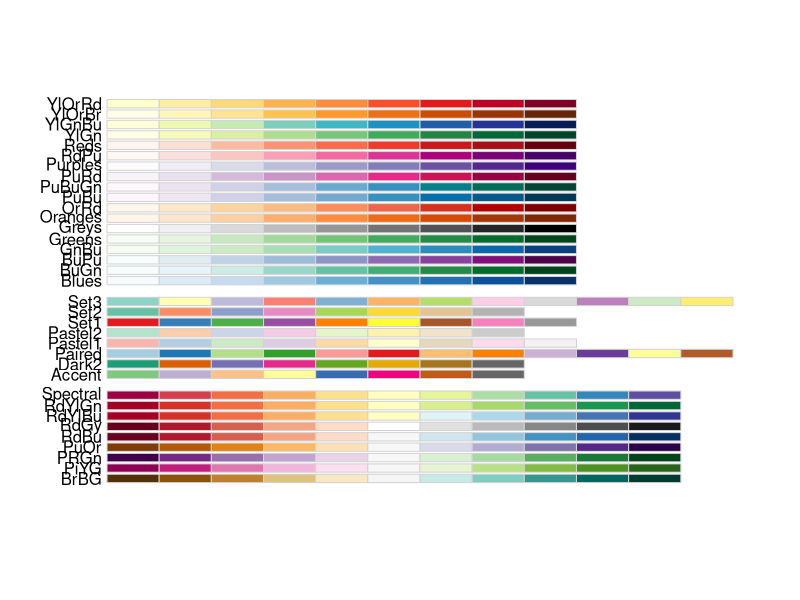
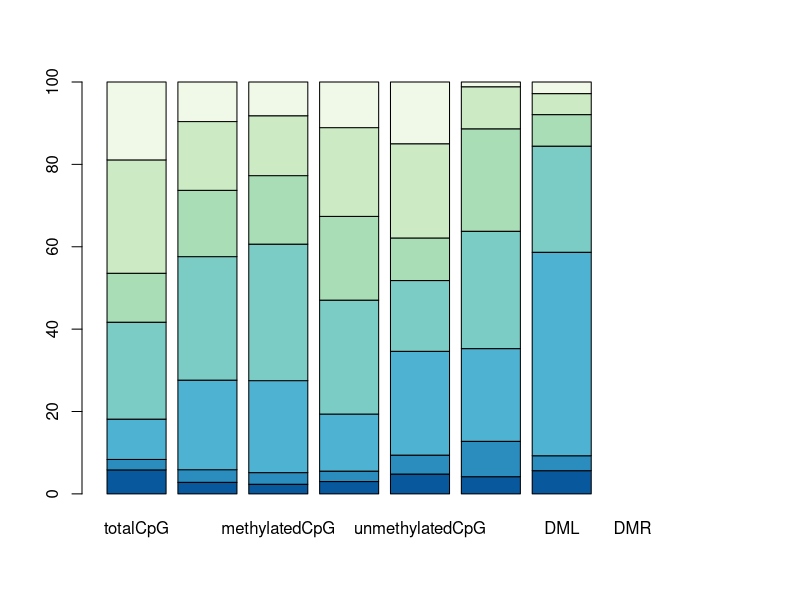
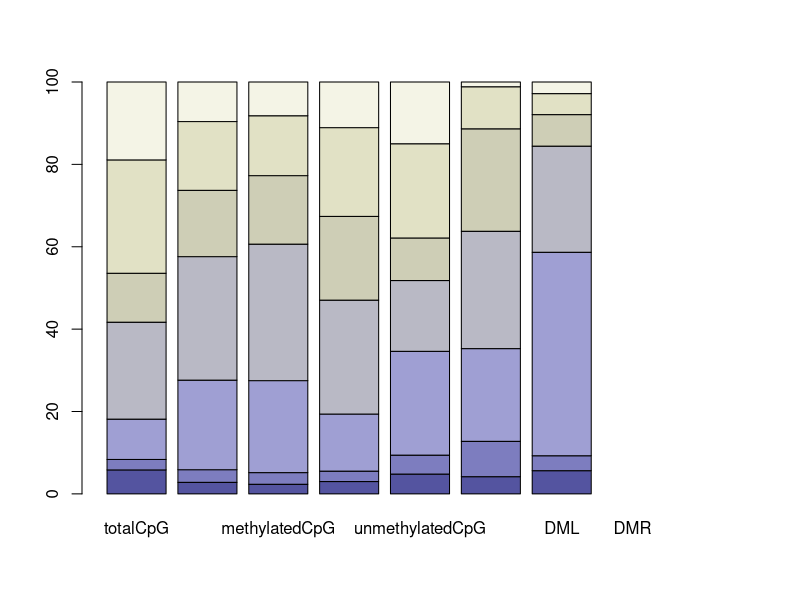
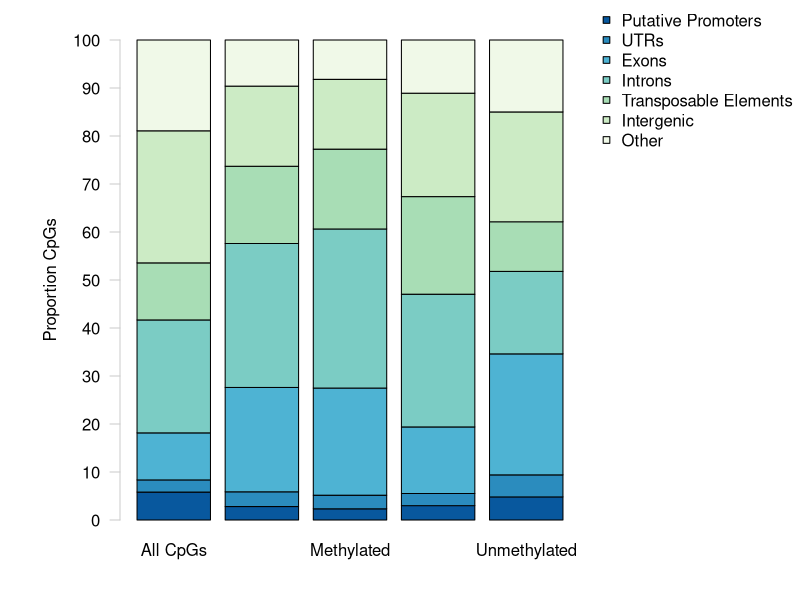
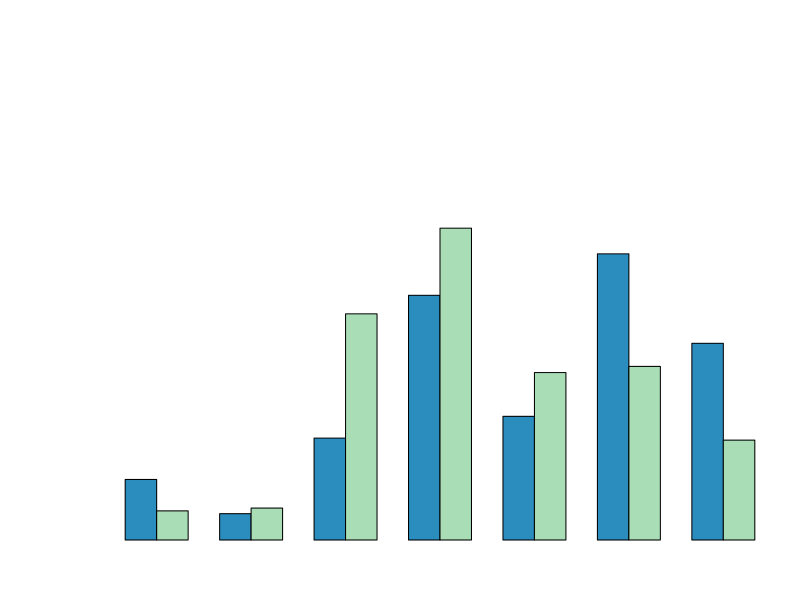

Recreate these plots in R, in order. (Note: this script raises an error after producing the figures.)
## ---- chunk 1
knitr::opts_chunk$set(echo = TRUE)
## ---- chunk 2
#install.packages("RColorBrewer")
require(RColorBrewer) #Load RColorBrewer

#install.packages("dichromat")
require(dichromat)
## ---- chunk 3
sessionInfo()
## ---- chunk 4
overlapData <- read.csv("2019-01-15-Overlap-Proportions.csv", header = TRUE)
rownames(overlapData) <- overlapData$genomicFeature #Set genomic feature indication and rownames
overlapData <- overlapData[,-1] #Remove genomic feature indication column
head(overlapData) #Confirm import
## ---- chunk 5
proportionData <- overlapData #Copy overlap data as a new dataframe
nLength <- length(proportionData$totalCpG) #Count number of rows
for(i in 1:nLength) {
  proportionData[8,i] <- sum(proportionData[,i], na.rm = TRUE)
} #Count the total number of entries for each column
tail(proportionData) #Confirm changes
## ---- chunk 6
nLength <- length(proportionData$totalCpG) #Count number of rows
for(i in 1:nLength) {
  proportionData[i,] <- (proportionData[i,]/proportionData[8,])*100
} #Divide each column of proportionData by respective totalLines entry. Multiply by 100 and and save the percentage
tail(proportionData) #Confirm changes
## ---- chunk 7
proportionData <- proportionData[-8,] #Remove totalLines row
tail(proportionData) #Confirm changes
## ---- chunk 8
totalVersusEnriched <- overlapData[, 1:2] #Subset data for statistical testing
head(totalVersusEnriched) #Confirm changes
## ---- chunk 9
totalVersusEnrichedTest <- chisq.test(t(totalVersusEnriched)) #Conduct a chi-squared test
totalVersusEnrichedTest #The distribution of enriched CpGs from MBD is different from the distribution of all CG motifs in the C. virginica genome
## ---- chunk 10
totalVersusEnrichedTest$observed #Look at observed valules
totalVersusEnrichedTest$expected #Look at expected values
totalVersusEnrichedTest$residuals #Look at residuals
## ---- chunk 11
totalVersusMethylated <- overlapData[, c(1,3)] #Subset data for statistical testing
head(totalVersusMethylated) #Confirm changes
## ---- chunk 12
totalVersusMethylatedTest <- chisq.test(t(totalVersusMethylated)) #Conduct a chi-squared test
totalVersusMethylatedTest #The distribution of methylated CpGs is significantly different from all CpG
## ---- chunk 13
enrichedVersusMethylated <- overlapData[, 2:3] #Subset data for statistical testing
head(enrichedVersusMethylated) #Confirm changes
## ---- chunk 14
enrichedVersusMethylatedTest <- chisq.test(t(enrichedVersusMethylated)) #Conduct a chi-squared test
enrichedVersusMethylatedTest #The distribution of methylated CpGs is significantly different from CpGs enriched by MBD
## ---- chunk 15
allMethylationCategories <- overlapData[, 2:5] #Subset data for statistical testing
head(allMethylationCategories) #Confirm changes
## ---- chunk 16
allMethylationCategoriesTest <- chisq.test(t(allMethylationCategories)) #Conduct a chi-squared test
allMethylationCategoriesTest #The distributions differ from eachother.
## ---- chunk 17
enrichedVersusDML <- overlapData[,c(2,6)] #Subset data for statistical testing
head(enrichedVersusDML) #Confirm changes
## ---- chunk 18
enrichedVersusDMLTest <- chisq.test(t(enrichedVersusDML)) #Conduct a chi-squared test
enrichedVersusDMLTest #The distribution of DML is significantly different from methylated CpGs.
## ---- chunk 19
methylatedVersusDML <- overlapData[,c(3,7)] #Subset data for statistical testing
head(methylatedVersusDML) #Confirm changes
## ---- chunk 20
methylatedVersusDMLTest <- chisq.test(t(methylatedVersusDML)) #Conduct a chi-squared test
methylatedVersusDMLTest #The distribution of DML is significantly different from methylated CpGs.
## ---- chunk 21
RColorBrewer::display.brewer.all() #Show all RColorBrewer palettes. I will choose greens.
plotColors <- rev(RColorBrewer::brewer.pal(7, "GnBu")) #Create a color palette for the barplots. Use 5 green-blue shades from RColorBrewer. Reverse theorder so the darkest shade is used first.
barplot(t(t(proportionData)),
        col = plotColors) #See what plot looks like with new scheme
barplot(t(t(proportionData)),
        col = dichromat(plotColors)) #Check that the plot colors will be easy to interpret for those with color blindess
## ---- chunk 22
allCpGCategories <- proportionData[,1:5] #Subset data
tail(allCpGCategories) #Confirm subset
## ---- chunk 23
#pdf("2019-04-10-All-CpG-Categories.pdf", height = 8.5, width = 11)
par(mar = c(3,5,1,1), oma = c(1, 1, 1, 10)) #Change figure boundaries

barplot(t(t(allCpGCategories)),
        axes = FALSE, 
        names.arg = c("All CpGs", "MBD-Enriched", "Methylated", "Sparsely Methylated", "Unmethylated"),
        ylim = c(0,100),
        col = plotColors) #Create a stacked barplot. Use axes = FALSE to remove the y-axis and names.arg to set labels on the x-axis.
axis(side = 2, at = seq(0, 100, by = 10), las = 2, col = "grey80")
mtext(side = 2, "Proportion CpGs", line = 3) #Add y-axis label

par(fig = c(0, 1, 0, 1), oma = c(0, 0, 0, 0), mar = c(0, 0, 0, 0), new = TRUE) #Create new plot
plot(0, 0, type = "n", bty = "n", xaxt = "n", yaxt = "n") #Add new plot on top of current plot
legend("topright",
       xpd = TRUE,
       legend = c("Putative Promoters", "UTRs", "Exons", "Introns", "Transposable Elements", "Intergenic", "Other"),
       pch = 22, 
        col = "black", 
        pt.bg = plotColors,
       bty = "n") #Place a legend in the top right of the figure with no box
#dev.off()
## ---- chunk 24
totalVersusEnrichedProportions <- proportionData[,1:2] #Subset data
head(totalVersusEnrichedProportions) #Confirm subset
## ---- chunk 25
#pdf("2019-04-10-Total-Versus-Enriched-CpGs.pdf", height = 8.5, width = 11)
par(mar = c(3,5,1,1)) #Change figure boundaries
barplot(t(totalVersusEnrichedProportions),
        beside = TRUE,
        axes = FALSE, 
        names.arg = c("Exons", "Introns", "TE", "Promoters", "Other"),
        col = c(plotColors[2], plotColors[5]),
        ylim = c(0,50)) #Create a grouped barplot (beside = TRUE) using a transposed version of the proportion data. Use axes = FALSE to remove the y-axis and names.arg to set labels on the x-axis.
axis(side = 2, at = seq(0, 100, by = 5), las = 2, col = "grey80")
mtext(side = 2, "Proportion CpGs", line = 3) #Add y-axis label
legend("topright", 
       legend = c("All CpGs", "MBD-Enriched"),
       pch = 16,
       col = c(plotColors[2], plotColors[5]),
       bty = "n") #Place a legend in the top right of the figure with no box
#dev.off()
## ---- chunk 26
allCpGVersusMethylated <- proportionData[,c(1,3,6)] #Subset data
head(allCpGVersusMethylated) #Confirm subset
## ---- chunk 27
#pdf("2019-04-10-All-CpGs-Versus-Methylated-CpGs.pdf", height = 8.5, width = 11)
par(mar = c(3,5,1,1), oma = c(1, 1, 1, 15)) #Change figure boundaries

barplot(t(t(allCpGVersusMethylated)),
        axes = FALSE, 
        names.arg = c("All CpGs", "Methylated CpGs", "Methylation Islands"),
        cex.names = 1.5,
        ylim = c(0,100),
        col = plotColors) #Create a stacked barplot. Use axes = FALSE to remove the y-axis and names.arg to set labels on the x-axis.
axis(side = 2, at = seq(0, 100, by = 10), las = 2, col = "grey80", cex.axis = 1.2)
mtext(side = 2, "Proportion Overlap", line = 3, cex = 1.5) #Add y-axis label

par(fig = c(0, 1, 0, 1), oma = c(0, 0, 0, 0), mar = c(0, 0, 0, 0), new = TRUE) #Create new plot
plot(0, 0, type = "n", bty = "n", xaxt = "n", yaxt = "n") #Add new plot on top of current plot
legend("topright",
       xpd = TRUE,
       legend = c("Putative Promoters", "UTRs", "Exons", "Introns", "Transposable Elements", "Intergenic", "Other"),
       pch = 22, 
        col = "black", 
        pt.bg = plotColors,
       bty = "n",
       cex = 1.5) #Place a legend in the top right of the figure with no box
#dev.off()
## ---- chunk 28
enrichedVersusMethylatedProportions <- proportionData[,2:3] #Subset data
head(enrichedVersusMethylatedProportions) #Confirm subset
## ---- chunk 29
#pdf("2019-04-10-Total-Versus-Methylated-CpGs.pdf", height = 8.5, width = 11)
par(mar = c(3,5,1,1)) #Change figure boundaries
barplot(t(enrichedVersusMethylatedProportions), 
        beside = TRUE, 
        axes = FALSE, 
        names.arg = c("Exons", "Introns", "TE", "Promoters", "Other"),
        col = c(plotColors[2], plotColors[5]),
        ylim = c(0,50)) #Create a grouped barplot (beside = TRUE) using a transposed version of the proportion data. Use axes = FALSE to remove the y-axis and names.arg to set labels on the x-axis.
axis(side = 2, at = seq(0, 50, by = 5), las = 2, col = "grey80")
mtext(side = 2, "Proportion CpGs", line = 3) #Add y-axis label
legend("topright", 
       legend = c("MBD-Enriched", "Methylated"),
       pch = 16,
       col = c(plotColors[2], plotColors[5]),
       bty = "n") #Place a legend in the top right of the figure with no box
#dev.off()
## ---- chunk 30
allMethylationCategoriesProportions <- proportionData[,2:5] #Subset data
head(allMethylationCategoriesProportions) #Confirm subset
## ---- chunk 31
#pdf("2019-04-10-All-Methylation-Categories.pdf", height = 8.5, width = 11)
par(mar = c(3,5,1,1), oma = c(1, 1, 1, 10)) #Change figure boundaries

barplot(t(t(allMethylationCategoriesProportions)),
        axes = FALSE, 
        names.arg = c("MBD-Enriched", "Methylated", "Sparsely Methylated", "Unmethylated"),
        ylim = c(0,100),
        col = plotColors) #Create a stacked barplot. Use axes = FALSE to remove the y-axis and names.arg to set labels on the x-axis.
axis(side = 2, at = seq(0, 100, by = 10), las = 2, col = "grey80")
mtext(side = 2, "Proportion CpGs", line = 3) #Add y-axis label

par(fig = c(0, 1, 0, 1), oma = c(0, 0, 0, 0), mar = c(0, 0, 0, 0), new = TRUE) #Create new plot
plot(0, 0, type = "n", bty = "n", xaxt = "n", yaxt = "n") #Add new plot on top of current plot
legend("topright",
       xpd = TRUE,
       legend = c("Putative Promoters", "UTRs", "Exons", "Introns", "Transposable Elements", "Intergenic", "Other"),
       pch = 22, 
        col = "black", 
        pt.bg = plotColors,
       bty = "n") #Place a legend in the top right of the figure with no box
#dev.off()
## ---- chunk 32
enrichedVersusDMLProportions <- proportionData[,c(2,7)] #Subset data
head(enrichedVersusDMLProportions) #Confirm subset
## ---- chunk 33
#pdf("2019-04-10-Enriched-Versus-DML.pdf", height = 8.5, width = 11)
par(mar = c(3,5,1,1), oma = c(1, 1, 1, 15)) #Change figure boundaries

barplot(t(t(enrichedVersusDMLProportions)), 
        axes = FALSE, 
        names.arg = c("Loci with 5x Coverage", "DML"),
        cex.names = 1.5,
        ylim = c(0,100),
        col = plotColors) #Create a stacked barplot. Use axes = FALSE to remove the y-axis and names.arg to set labels on the x-axis.
axis(side = 2, at = seq(0, 100, by = 10), las = 2, col = "grey80", cex.axis = 1.2) #Add y-axis
mtext(side = 2, "Proportion CpGs", line = 3, cex = 1.5) #Add y-axis label

par(fig = c(0, 1, 0, 1), oma = c(0, 0, 0, 0), mar = c(0, 0, 0, 0), new = TRUE) #Create new plot
plot(0, 0, type = "n", bty = "n", xaxt = "n", yaxt = "n") #Add new plot on top of current plot
legend("topright",
       xpd = TRUE,
       legend = c("Putative Promoters", "UTRs", "Exons", "Introns", "Transposable Elements", "Intergenic", "Other"),
       pch = 22, 
        col = "black", 
        pt.bg = plotColors,
       bty = "n",
       cex = 1.5) #Place a legend in the top right of the figure with no box. pch = 22 has a background and outline. col changes the outline, pt.bg changes the point fill
#dev.off()
## ---- chunk 34
methylatedVersusDMLProportions <- proportionData[,c(3,7)] #Subset data
head(methylatedVersusDMLProportions) #Confirm subset
## ---- chunk 35
#pdf("2019-04-10-Methylated-CpGs-Versus-DML.pdf", height = 8.5, width = 11)
par(mar = c(3,5,1,1)) #Change figure boundaries
barplot(t(methylatedVersusDMLProportions),
        axes = FALSE, 
        names.arg = c("Exons", "Introns", "TE", "Promoters", "Other"),
        ylim = c(0,65)) #Create a grouped barplot (beside = TRUE) using a transposed version of the proportion data. Use axes = FALSE to remove the y-axis and names.arg to set labels on the x-axis.
axis(side = 2, at = seq(0, 65, by = 5), las = 2, col = "grey80")
mtext(side = 2, "Proportion CpGs", line = 3) #Add y-axis label
legend("topright", 
       legend = c("Methylated CpGs", "DML"),
       pch = 16,
       col = c("grey20", "grey80"),
       bty = "n") #Place a legend in the top right of the figure with no box
#dev.off()
## ---- chunk 36
backgroundVersusDMR <- overlapData[,c(7,8)] #Subset data for statistical testing
backgroundVersusDMR <- backgroundVersusDMR[-6,] #Remove totalLines row
head(backgroundVersusDMR) #Confirm changes
## ---- chunk 37
backgroundVersusDMRTest <- chisq.test(t(backgroundVersusDMR)) #Conduct a chi-squared test
backgroundVersusDMRTest #The distribution of DML is significantly different from methylated CpGs.
## ---- chunk 38
backgroundVersusDMRProportions <- proportionData[,c(8,7)] #Subset data. Column 8 is the DMRBackground, and column 7 are the DMR.
head(backgroundVersusDMRProportions) #Confirm subset
## ---- chunk 39
#pdf("2019-06-05-Background-Versus-DMR.pdf", height = 8.5, width = 11)
par(mar = c(3,5,1,1)) #Change figure boundaries
barplot(t(backgroundVersusDMRProportions), 
        beside = TRUE, 
        axes = FALSE, 
        names.arg = c("Exons", "Introns", "TE", "Promoters", "Other"),
        ylim = c(0,75)) #Create a grouped barplot (beside = TRUE) using a transposed version of the proportion data. Use axes = FALSE to remove the y-axis and names.arg to set labels on the x-axis.
axis(side = 2, at = seq(0, 75, by = 5), las = 2, col = "grey80")
mtext(side = 2, "Proportion 100 bp Regions", line = 3) #Add y-axis label
legend("topright", 
       legend = c("All 100 bp Regions", "DMR"),
       pch = 16,
       col = c("grey20", "grey80"),
       bty = "n") #Place a legend in the top right of the figure with no box
#dev.off()
